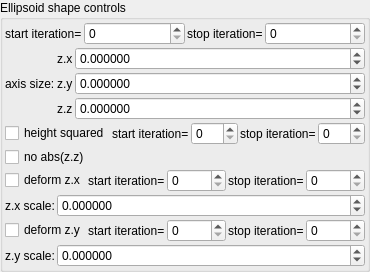
    <widget class="QGroupBox" name="groupBox_7">
     <property name="title">
      <string>Ellipsoid shape controls</string>
     </property>
     <layout class="QVBoxLayout" name="verticalLayout_9" stretch="0,0,0,0,0,0,0,0">
      <property name="spacing">
       <number>2</number>
      </property>
      <property name="leftMargin">
       <number>2</number>
      </property>
      <property name="topMargin">
       <number>2</number>
      </property>
      <property name="rightMargin">
       <number>2</number>
      </property>
      <property name="bottomMargin">
       <number>2</number>
      </property>
      <item>
       <layout class="QHBoxLayout" name="horizontalLayout_5" stretch="0,1,0,1">
        <property name="topMargin">
         <number>0</number>
        </property>
        <item>
         <widget class="QLabel" name="label_78">
          <property name="text">
           <string>start iteration=</string>
          </property>
          <property name="wordWrap">
           <bool>true</bool>
          </property>
         </widget>
        </item>
        <item>
         <widget class="MySpinBox" name="spinboxInt_transf_start_iterations">
          <property name="sizePolicy">
           <sizepolicy hsizetype="Minimum" vsizetype="Maximum">
            <horstretch>0</horstretch>
            <verstretch>0</verstretch>
           </sizepolicy>
          </property>
          <property name="minimum">
           <number>0</number>
          </property>
          <property name="maximum">
           <number>999</number>
          </property>
          <property name="value">
           <number>0</number>
          </property>
         </widget>
        </item>
        <item>
         <widget class="QLabel" name="label_63">
          <property name="text">
           <string>stop iteration=</string>
          </property>
          <property name="wordWrap">
           <bool>true</bool>
          </property>
         </widget>
        </item>
        <item>
         <widget class="MySpinBox" name="spinboxInt_transf_stop_iterations">
          <property name="sizePolicy">
           <sizepolicy hsizetype="Preferred" vsizetype="Maximum">
            <horstretch>0</horstretch>
            <verstretch>0</verstretch>
           </sizepolicy>
          </property>
          <property name="maximum">
           <number>999</number>
          </property>
         </widget>
        </item>
       </layout>
      </item>
      <item>
       <layout class="QGridLayout" name="gridLayout_2" columnstretch="0,0,1">
        <property name="spacing">
         <number>2</number>
        </property>
        <item row="3" column="2">
         <widget class="MyDoubleSpinBox" name="spinbox3_transf_addition_constant_111_x">
          <property name="sizePolicy">
           <sizepolicy hsizetype="Minimum" vsizetype="Maximum">
            <horstretch>0</horstretch>
            <verstretch>0</verstretch>
           </sizepolicy>
          </property>
          <property name="prefix">
           <string/>
          </property>
          <property name="suffix">
           <string/>
          </property>
          <property name="decimals">
           <number>6</number>
          </property>
          <property name="minimum">
           <double>-99.989999999999995</double>
          </property>
          <property name="maximum">
           <double>99.989999999999995</double>
          </property>
          <property name="singleStep">
           <double>0.100000000000000</double>
          </property>
         </widget>
        </item>
        <item row="5" column="1">
         <widget class="QLabel" name="label_123">
          <property name="text">
           <string notr="true">z.z</string>
          </property>
         </widget>
        </item>
        <item row="4" column="2">
         <widget class="MyDoubleSpinBox" name="spinbox3_transf_addition_constant_111_y">
          <property name="sizePolicy">
           <sizepolicy hsizetype="Minimum" vsizetype="Maximum">
            <horstretch>0</horstretch>
            <verstretch>0</verstretch>
           </sizepolicy>
          </property>
          <property name="prefix">
           <string/>
          </property>
          <property name="suffix">
           <string/>
          </property>
          <property name="decimals">
           <number>6</number>
          </property>
          <property name="minimum">
           <double>-99.989999999999995</double>
          </property>
          <property name="maximum">
           <double>99.989999999999995</double>
          </property>
          <property name="singleStep">
           <double>0.100000000000000</double>
          </property>
         </widget>
        </item>
        <item row="3" column="0" rowspan="3">
         <widget class="QLabel" name="label_109">
          <property name="text">
           <string>axis size:</string>
          </property>
         </widget>
        </item>
        <item row="5" column="2">
         <widget class="MyDoubleSpinBox" name="spinbox3_transf_addition_constant_111_z">
          <property name="sizePolicy">
           <sizepolicy hsizetype="Minimum" vsizetype="Maximum">
            <horstretch>0</horstretch>
            <verstretch>0</verstretch>
           </sizepolicy>
          </property>
          <property name="prefix">
           <string/>
          </property>
          <property name="suffix">
           <string/>
          </property>
          <property name="decimals">
           <number>6</number>
          </property>
          <property name="minimum">
           <double>-99.989999999999995</double>
          </property>
          <property name="maximum">
           <double>99.989999999999995</double>
          </property>
          <property name="singleStep">
           <double>0.100000000000000</double>
          </property>
         </widget>
        </item>
        <item row="4" column="1">
         <widget class="QLabel" name="label_125">
          <property name="text">
           <string notr="true">z.y</string>
          </property>
         </widget>
        </item>
        <item row="3" column="1">
         <widget class="QLabel" name="label_126">
          <property name="text">
           <string notr="true">z.x</string>
          </property>
         </widget>
        </item>
       </layout>
      </item>
      <item>
       <layout class="QHBoxLayout" name="horizontalLayout_7" stretch="0,0,1,0,1">
        <property name="topMargin">
         <number>0</number>
        </property>
        <item>
         <widget class="MyCheckBox" name="checkBox_transf_function_enabledT_false">
          <property name="text">
           <string>height squared</string>
          </property>
         </widget>
        </item>
        <item>
         <widget class="QLabel" name="label_80">
          <property name="text">
           <string>start iteration=</string>
          </property>
          <property name="wordWrap">
           <bool>true</bool>
          </property>
         </widget>
        </item>
        <item>
         <widget class="MySpinBox" name="spinboxInt_transf_start_iterations_T">
          <property name="sizePolicy">
           <sizepolicy hsizetype="Minimum" vsizetype="Maximum">
            <horstretch>0</horstretch>
            <verstretch>0</verstretch>
           </sizepolicy>
          </property>
          <property name="minimum">
           <number>0</number>
          </property>
          <property name="maximum">
           <number>999</number>
          </property>
          <property name="value">
           <number>0</number>
          </property>
         </widget>
        </item>
        <item>
         <widget class="QLabel" name="label_65">
          <property name="text">
           <string>stop iteration=</string>
          </property>
          <property name="wordWrap">
           <bool>true</bool>
          </property>
         </widget>
        </item>
        <item>
         <widget class="MySpinBox" name="spinboxInt_transf_stop_iterations_T">
          <property name="sizePolicy">
           <sizepolicy hsizetype="Preferred" vsizetype="Maximum">
            <horstretch>0</horstretch>
            <verstretch>0</verstretch>
           </sizepolicy>
          </property>
          <property name="maximum">
           <number>999</number>
          </property>
         </widget>
        </item>
       </layout>
      </item>
      <item>
       <widget class="MyCheckBox" name="checkBox_transf_function_enabledJ_false">
        <property name="text">
         <string>no abs(z.z)</string>
        </property>
       </widget>
      </item>
      <item>
       <layout class="QHBoxLayout" name="horizontalLayout_8" stretch="0,0,1,0,1">
        <property name="topMargin">
         <number>0</number>
        </property>
        <item>
         <widget class="MyCheckBox" name="checkBox_transf_function_enabledN_false">
          <property name="text">
           <string>deform z.x</string>
          </property>
         </widget>
        </item>
        <item>
         <widget class="QLabel" name="label_81">
          <property name="text">
           <string>start iteration=</string>
          </property>
          <property name="wordWrap">
           <bool>true</bool>
          </property>
         </widget>
        </item>
        <item>
         <widget class="MySpinBox" name="spinboxInt_transf_start_iterations_N">
          <property name="sizePolicy">
           <sizepolicy hsizetype="Minimum" vsizetype="Maximum">
            <horstretch>0</horstretch>
            <verstretch>0</verstretch>
           </sizepolicy>
          </property>
          <property name="minimum">
           <number>0</number>
          </property>
          <property name="maximum">
           <number>999</number>
          </property>
          <property name="value">
           <number>0</number>
          </property>
         </widget>
        </item>
        <item>
         <widget class="QLabel" name="label_67">
          <property name="text">
           <string>stop iteration=</string>
          </property>
          <property name="wordWrap">
           <bool>true</bool>
          </property>
         </widget>
        </item>
        <item>
         <widget class="MySpinBox" name="spinboxInt_transf_stop_iterations_N">
          <property name="sizePolicy">
           <sizepolicy hsizetype="Preferred" vsizetype="Maximum">
            <horstretch>0</horstretch>
            <verstretch>0</verstretch>
           </sizepolicy>
          </property>
          <property name="maximum">
           <number>999</number>
          </property>
         </widget>
        </item>
       </layout>
      </item>
      <item>
       <layout class="QHBoxLayout" name="horizontalLayout_14" stretch="0,1">
        <property name="topMargin">
         <number>0</number>
        </property>
        <item>
         <widget class="QLabel" name="label_12">
          <property name="text">
           <string>z.x scale:</string>
          </property>
         </widget>
        </item>
        <item>
         <widget class="MyDoubleSpinBox" name="spinbox_transf_scale_0">
          <property name="sizePolicy">
           <sizepolicy hsizetype="Minimum" vsizetype="Maximum">
            <horstretch>0</horstretch>
            <verstretch>0</verstretch>
           </sizepolicy>
          </property>
          <property name="prefix">
           <string/>
          </property>
          <property name="suffix">
           <string/>
          </property>
          <property name="decimals">
           <number>6</number>
          </property>
          <property name="minimum">
           <double>-99.998999999999995</double>
          </property>
          <property name="maximum">
           <double>99.998999999999995</double>
          </property>
          <property name="singleStep">
           <double>0.100000000000000</double>
          </property>
         </widget>
        </item>
       </layout>
      </item>
      <item>
       <layout class="QHBoxLayout" name="horizontalLayout_9" stretch="0,0,1,0,1">
        <property name="topMargin">
         <number>0</number>
        </property>
        <item>
         <widget class="MyCheckBox" name="checkBox_transf_function_enabledO_false">
          <property name="text">
           <string>deform z.y</string>
          </property>
         </widget>
        </item>
        <item>
         <widget class="QLabel" name="label_82">
          <property name="text">
           <string>start iteration=</string>
          </property>
          <property name="wordWrap">
           <bool>true</bool>
          </property>
         </widget>
        </item>
        <item>
         <widget class="MySpinBox" name="spinboxInt_transf_start_iterations_O">
          <property name="sizePolicy">
           <sizepolicy hsizetype="Minimum" vsizetype="Maximum">
            <horstretch>0</horstretch>
            <verstretch>0</verstretch>
           </sizepolicy>
          </property>
          <property name="minimum">
           <number>0</number>
          </property>
          <property name="maximum">
           <number>999</number>
          </property>
          <property name="value">
           <number>0</number>
          </property>
         </widget>
        </item>
        <item>
         <widget class="QLabel" name="label_68">
          <property name="text">
           <string>stop iteration=</string>
          </property>
          <property name="wordWrap">
           <bool>true</bool>
          </property>
         </widget>
        </item>
        <item>
         <widget class="MySpinBox" name="spinboxInt_transf_stop_iterations_O">
          <property name="sizePolicy">
           <sizepolicy hsizetype="Preferred" vsizetype="Maximum">
            <horstretch>0</horstretch>
            <verstretch>0</verstretch>
           </sizepolicy>
          </property>
          <property name="maximum">
           <number>999</number>
          </property>
         </widget>
        </item>
       </layout>
      </item>
      <item>
       <layout class="QHBoxLayout" name="horizontalLayout_12" stretch="0,1">
        <property name="topMargin">
         <number>0</number>
        </property>
        <item>
         <widget class="QLabel" name="label_11">
          <property name="text">
           <string>z.y scale:</string>
          </property>
         </widget>
        </item>
        <item>
         <widget class="MyDoubleSpinBox" name="spinbox_transf_scaleA_0">
          <property name="sizePolicy">
           <sizepolicy hsizetype="Minimum" vsizetype="Maximum">
            <horstretch>0</horstretch>
            <verstretch>0</verstretch>
           </sizepolicy>
          </property>
          <property name="prefix">
           <string/>
          </property>
          <property name="suffix">
           <string/>
          </property>
          <property name="decimals">
           <number>6</number>
          </property>
          <property name="minimum">
           <double>-99.998999999999995</double>
          </property>
          <property name="maximum">
           <double>99.998999999999995</double>
          </property>
          <property name="singleStep">
           <double>0.100000000000000</double>
          </property>
         </widget>
        </item>
       </layout>
      </item>
     </layout>
    </widget>
